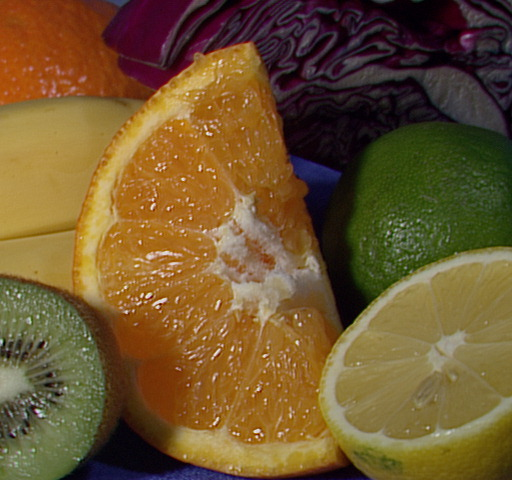
//> input picture fruits.jpg, 512 x 480 px
$ ./example02-7   (built with g++ and OpenCV 4)
//> lines starting //> are read from the running program, lines starting //| are printed output that depends on the picture
#include "pch.h"
#include <opencv2/opencv.hpp>
#include <iostream>
#include <fstream>

/*
Example 2-7. The Canny edge detector writes its output to a single-channel (grayscale)
image
*/

using namespace cv;

int main()
{
	Mat img_rgb, img_gry, img_cny;

	namedWindow("Example Gray", WINDOW_AUTOSIZE);
	namedWindow("Example Canny", WINDOW_AUTOSIZE);

	img_rgb = imread("fruits.jpg");
//> img_rgb is the input picture: 480 rows x 512 cols, CV_8UC3; mean B, G, R 46.2, 85.6, 110.8

	cvtColor(img_rgb, img_gry, COLOR_RGB2GRAY);
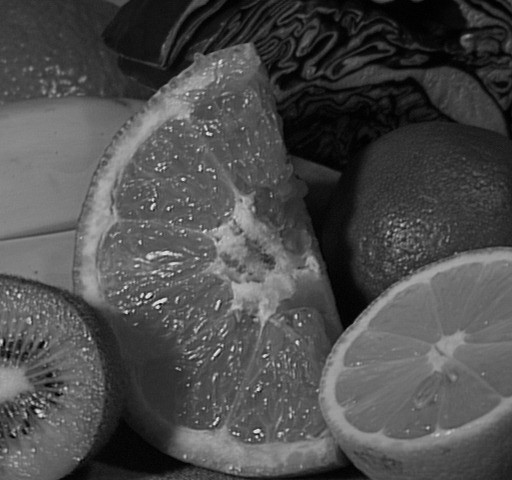
//> img_gry: 480 rows x 512 cols, CV_8UC1; min 0, max 236, mean 76.7
	imshow("Example Gray", img_gry);

	Canny(img_gry, img_cny, 10, 100, 3, true);
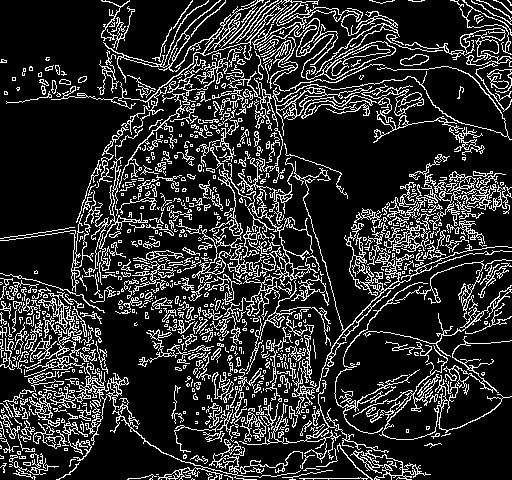
//> img_cny: 480 rows x 512 cols, CV_8UC1; 18% white in thin lines or dots
	imshow("Example Canny", img_cny);

	waitKey(0);

}

$ run again, with faces.png saved as fruits.jpg
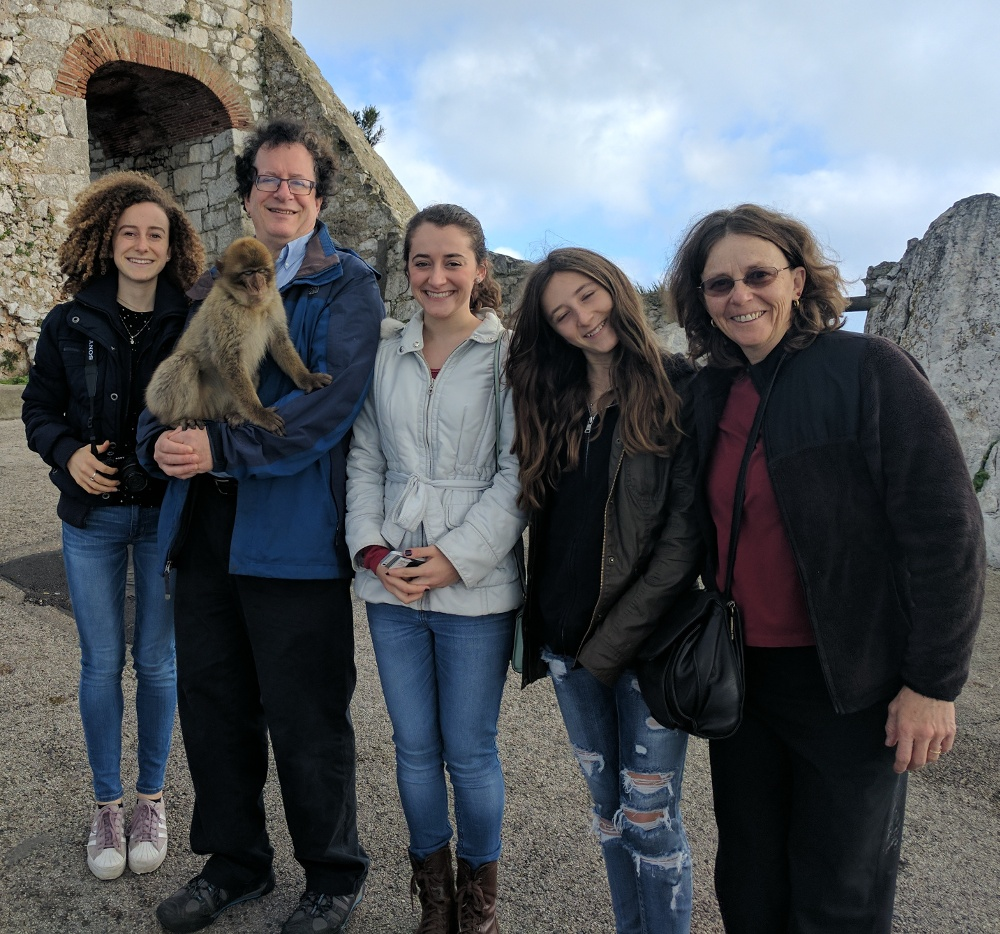
//> input picture faces.png, 1000 x 934 px
//> img_rgb is the input picture: 934 rows x 1000 cols, CV_8UC3; mean B, G, R 96.1, 91.3, 87.1
//> `cvtColor(img_rgb, img_gry, COLOR_RGB2GRAY);`:
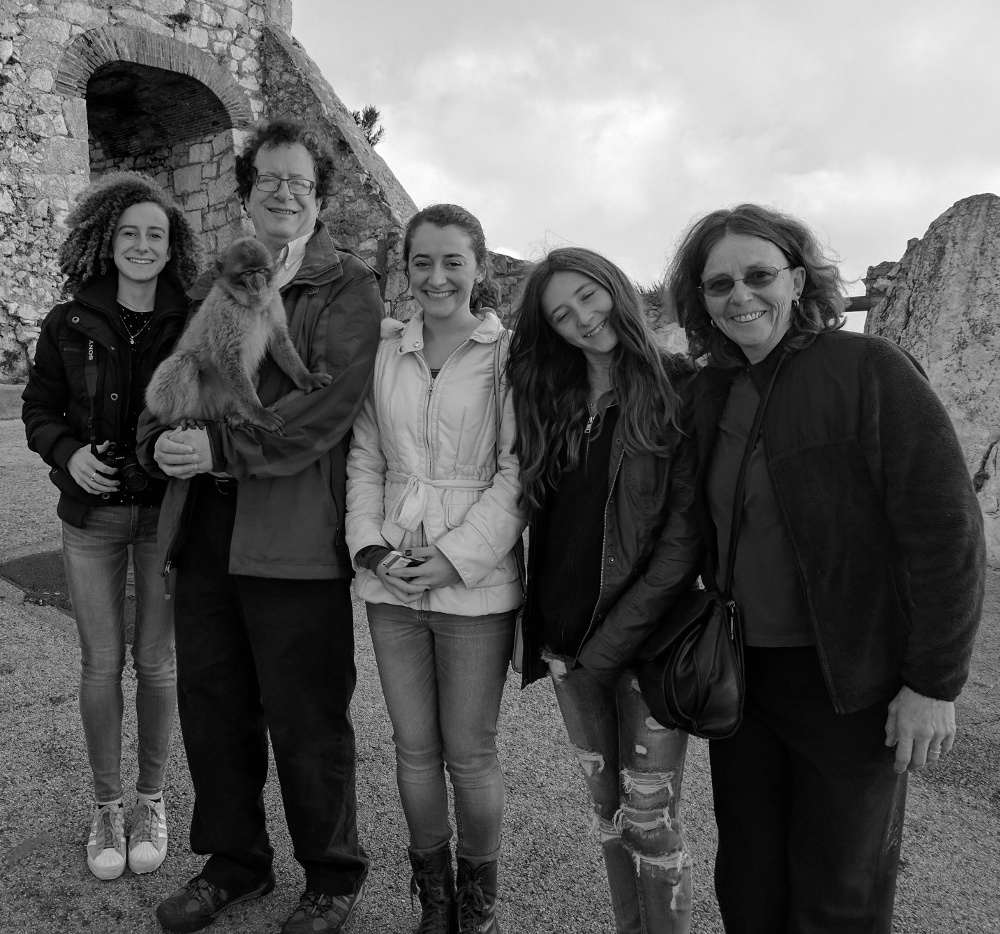
//> img_gry: 934 rows x 1000 cols, CV_8UC1; min 0, max 254, mean 92.2
//> `Canny(img_gry, img_cny, 10, 100, 3, true);`:
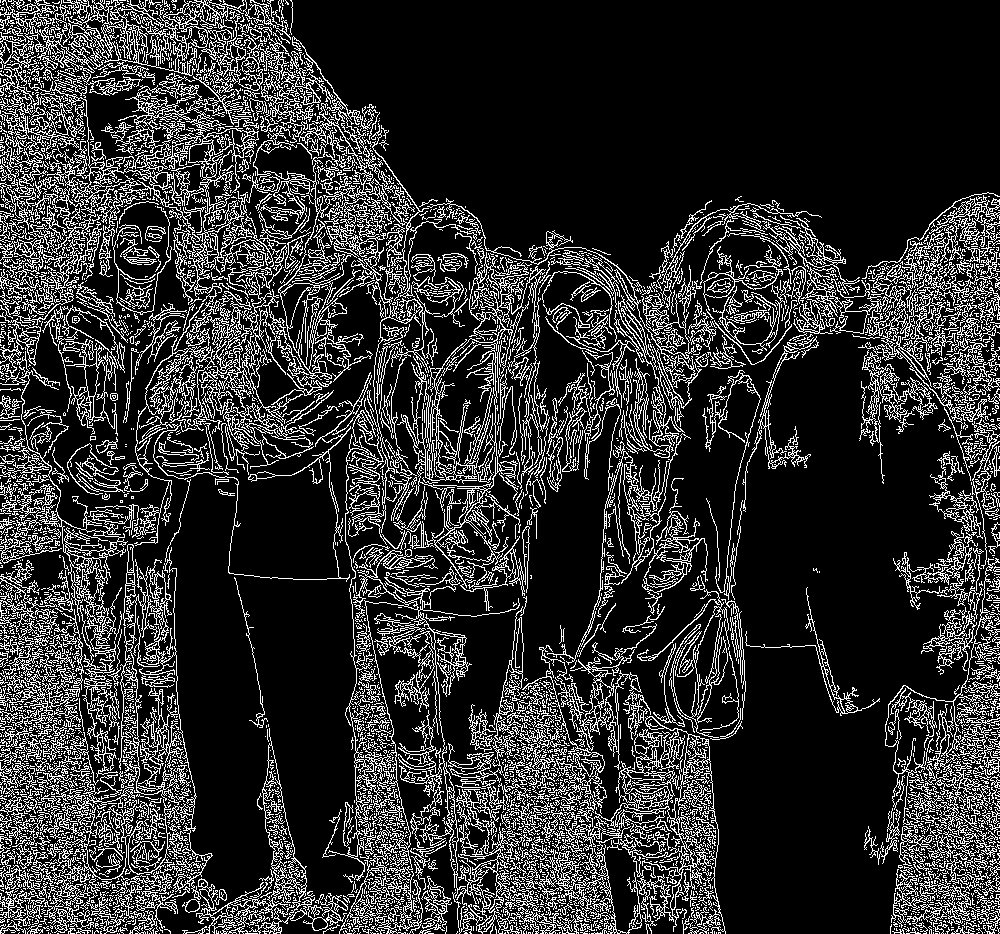
//> img_cny: 934 rows x 1000 cols, CV_8UC1; 18.8% white in thin lines or dots
